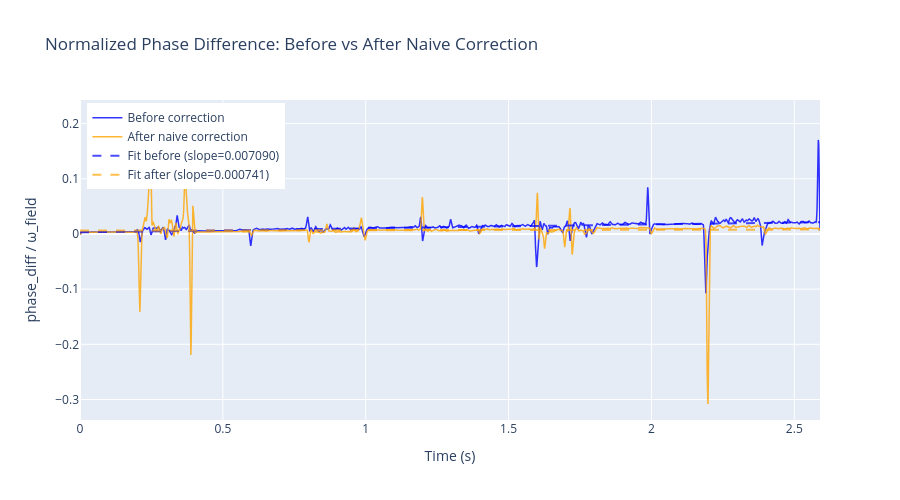

Write notebook code for a chart like this one.
### Markdown cell above
## Apply Clock Drift Correction

Apply the naive correction factor to the field data and verify the improvement.

### Code cell
# Apply naive correction and analyze phase difference after correction
print("="*70)
print("ANALYZING PHASE DIFFERENCE AFTER NAIVE CORRECTION")
print("="*70)

if len(valid_indices) > 0 and not np.isnan(slope_norm):
    # Apply naive correction to field data
    t_field_naive_corrected = t_trim / correction_factor_naive
    interp_field_naive = interp1d(t_field_naive_corrected, theta_field_trim, 
                                   kind='linear', bounds_error=False, fill_value='extrapolate')
    theta_field_naive_corrected = interp_field_naive(t_trim)
    
    # Also correct omega_field
    interp_omega_naive = interp1d(t_field_naive_corrected, omega_field_trim,
                                  kind='linear', bounds_error=False, fill_value='extrapolate')
    omega_field_naive_corrected = interp_omega_naive(t_trim)
    
    # Compute phase difference after correction
    phase_diff_naive_corrected = theta_field_naive_corrected - theta_trk_trim
    
    # Fit linear trend to phase difference after correction
    slope_phase_naive_corrected, intercept_phase_naive_corrected, r_phase_naive_corrected, _, _ = linregress(
        t_trim, phase_diff_naive_corrected)
    
    print(f"\nPhase difference after naive correction:")
    print(f"  Slope: {slope_phase_naive_corrected:.6f} rad/s")
    print(f"  R²: {r_phase_naive_corrected**2:.4f}")
    print(f"  Original slope (before correction): {slope_phase:.6f} rad/s")
    print(f"  Reduction: {abs(slope_phase - slope_phase_naive_corrected):.6f} rad/s")
    print(f"  Reduction percentage: {abs(slope_phase - slope_phase_naive_corrected)/abs(slope_phase)*100:.2f}%")
    
    # Compute normalized phase difference after correction
    omega_threshold = 1e-3
    valid_mask_naive = np.abs(omega_field_naive_corrected) > omega_threshold
    
    phase_diff_normalized_naive_corrected = np.zeros_like(phase_diff_naive_corrected)
    phase_diff_normalized_naive_corrected[valid_mask_naive] = (
        phase_diff_naive_corrected[valid_mask_naive] / omega_field_naive_corrected[valid_mask_naive]
    )
    phase_diff_normalized_naive_corrected[~valid_mask_naive] = np.nan
    
    # Smooth the normalized phase difference
    from scipy.ndimage import gaussian_filter1d
    sigma_smooth = 5.0
    phase_diff_normalized_naive_corrected_smooth = phase_diff_normalized_naive_corrected.copy()
    phase_diff_normalized_naive_corrected_smooth[valid_mask_naive] = gaussian_filter1d(
        phase_diff_normalized_naive_corrected[valid_mask_naive], sigma=sigma_smooth)
    
    # Fit linear trend to normalized phase difference after correction
    valid_indices_naive = np.where(valid_mask_naive)[0]
    if len(valid_indices_naive) > 0:
        slope_norm_naive_corrected, intercept_norm_naive_corrected, r_norm_naive_corrected, _, _ = linregress(
            t_trim[valid_indices_naive], phase_diff_normalized_naive_corrected_smooth[valid_indices_naive])
        
        print(f"\nNormalized phase difference after naive correction:")
        print(f"  Slope: {slope_norm_naive_corrected:.6f} s⁻¹")
        print(f"  R²: {r_norm_naive_corrected**2:.4f}")
        print(f"  Original normalized slope (before correction): {slope_norm:.6f} s⁻¹")
        print(f"  Change: {slope_norm_naive_corrected - slope_norm:.6f} s⁻¹")
        
        # Also check omega_field drift after correction
        mean_omega_naive_corrected = np.mean(omega_field_naive_corrected[valid_indices_naive])
        slope_omega_naive_corrected, intercept_omega_naive_corrected, r_omega_naive_corrected, _, _ = linregress(
            t_trim[valid_indices_naive], omega_field_naive_corrected[valid_indices_naive])
        slope_omega_norm_naive_corrected = slope_omega_naive_corrected / mean_omega_naive_corrected if abs(mean_omega_naive_corrected) > 1e-3 else np.nan
        
        print(f"\nOmega field drift after naive correction:")
        print(f"  Mean omega: {mean_omega_naive_corrected:.4f} rad/s")
        print(f"  Omega slope: {slope_omega_naive_corrected:.6f} rad/s per second")
        print(f"  Normalized omega slope: {slope_omega_norm_naive_corrected:.6f} s⁻¹")
        print(f"  R²: {r_omega_naive_corrected**2:.4f}")
        print(f"  Original normalized omega slope (before correction): {slope_omega_norm_naive:.6f} s⁻¹")
        
        print(f"\n" + "="*70)
        print("SUMMARY:")
        print("="*70)
        print(f"After naive correction:")
        print(f"  Absolute phase drift: {slope_phase_naive_corrected:.6f} rad/s (was {slope_phase:.6f})")
        print(f"  Normalized phase drift: {slope_norm_naive_corrected:.6f} s⁻¹ (was {slope_norm:.6f})")
        print(f"  Normalized omega drift: {slope_omega_norm_naive_corrected:.6f} s⁻¹ (was {slope_omega_norm_naive:.6f})")
        
        # Plot the normalized phase difference before and after correction
        fig = go.Figure()
        
        # Before correction
        fig.add_trace(go.Scatter(
            x=t_trim[valid_indices], 
            y=phase_diff_normalized_smooth[valid_indices],
            mode='lines', name='Before correction',
            line=dict(color='blue', width=1.5), opacity=0.8
        ))
        
        # After correction
        fig.add_trace(go.Scatter(
            x=t_trim[valid_indices_naive],
            y=phase_diff_normalized_naive_corrected_smooth[valid_indices_naive],
            mode='lines', name='After naive correction',
            line=dict(color='orange', width=1.5), opacity=0.8
        ))
        
        # Fit lines
        fit_before = intercept_norm + slope_norm * t_trim[valid_indices]
        fit_after = intercept_norm_naive_corrected + slope_norm_naive_corrected * t_trim[valid_indices_naive]
        
        fig.add_trace(go.Scatter(
            x=t_trim[valid_indices],
            y=fit_before,
            mode='lines', name=f'Fit before (slope={slope_norm:.6f})',
            line=dict(color='blue', width=2, dash='dash'), opacity=0.7
        ))
        
        fig.add_trace(go.Scatter(
            x=t_trim[valid_indices_naive],
            y=fit_after,
            mode='lines', name=f'Fit after (slope={slope_norm_naive_corrected:.6f})',
            line=dict(color='orange', width=2, dash='dash'), opacity=0.7
        ))
        
        fig.update_xaxes(title_text="Time (s)")
        fig.update_yaxes(title_text="phase_diff / ω_field")
        fig.update_layout(
            title="Normalized Phase Difference: Before vs After Naive Correction",
            height=500,
            hovermode='x unified',
            legend=dict(yanchor="top", y=0.99, xanchor="left", x=0.01)
        )
        
        fig.show()
    else:
        print("⚠ Cannot compute normalized drift - insufficient valid data")
else:
    print("⚠ Cannot analyze - insufficient valid data")

### Figure 1 — Plotly figure (JSON) as saved in the notebook; plotly's stock layout.template omitted (floating-point values rounded to 4 significant figures; data arrays with more than 128 entries replaced by an {"elided": "..."} marker saying what was removed)
{"data": [{"line": {"color": "blue", "width": 1.5}, "mode": "lines", "name": "Before correction", "opacity": 0.8, "type": "scatter", "x": {"elided": "5096 float values"}, "y": {"elided": "5096 float values"}}, {"line": {"color": "orange", "width": 1.5}, "mode": "lines", "name": "After naive correction", "opacity": 0.8, "type": "scatter", "x": {"elided": "5171 float values"}, "y": {"elided": "5171 float values"}}, {"line": {"color": "blue", "dash": "dash", "width": 2}, "mode": "lines", "name": "Fit before (slope=0.007090)", "opacity": 0.7, "type": "scatter", "x": {"elided": "5096 float values"}, "y": {"elided": "5096 float values"}}, {"line": {"color": "orange", "dash": "dash", "width": 2}, "mode": "lines", "name": "Fit after (slope=0.000741)", "opacity": 0.7, "type": "scatter", "x": {"elided": "5171 float values"}, "y": {"elided": "5171 float values"}}], "layout": {"height": 500, "hovermode": "x unified", "legend": {"x": 0.01, "xanchor": "left", "y": 0.99, "yanchor": "top"}, "title": {"text": "Normalized Phase Difference: Before vs After Naive Correction"}, "xaxis": {"title": {"text": "Time (s)"}}, "yaxis": {"title": {"text": "phase_diff / ω_field"}}}}
